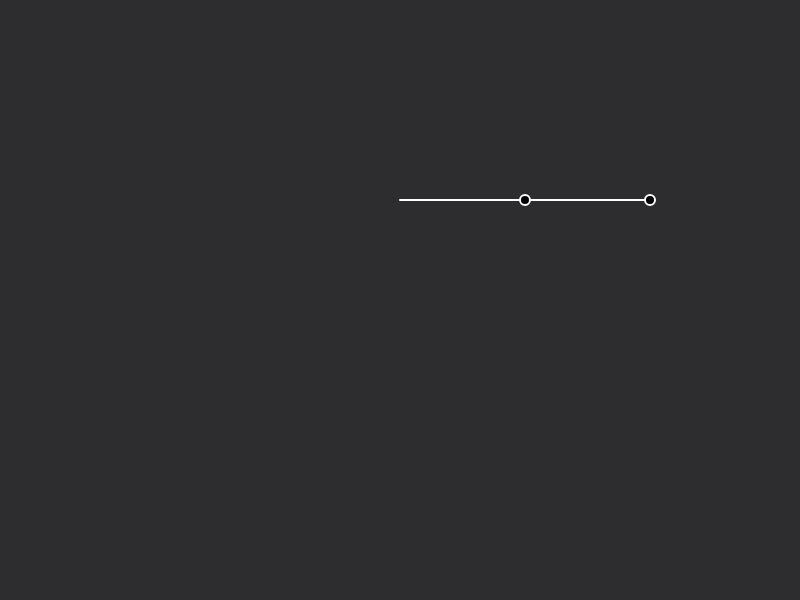
Frame 1 (no input)
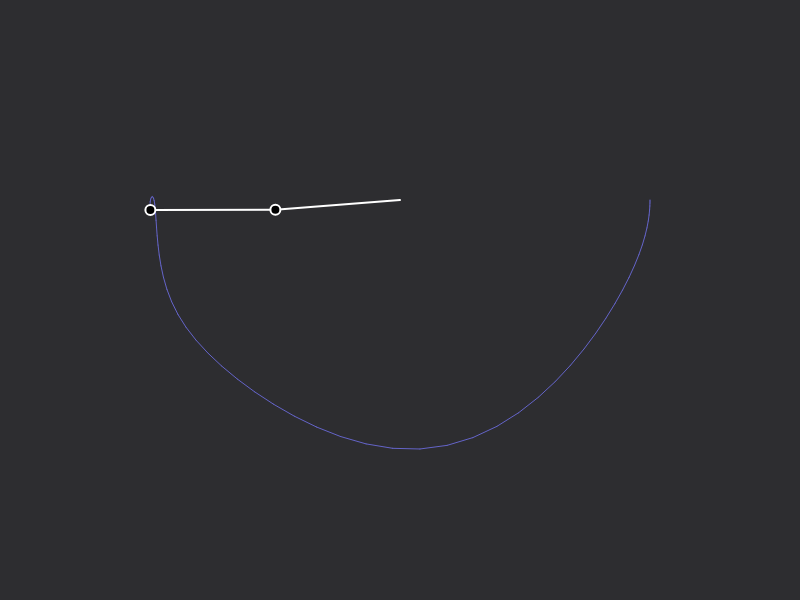
Frame 60 (no input)
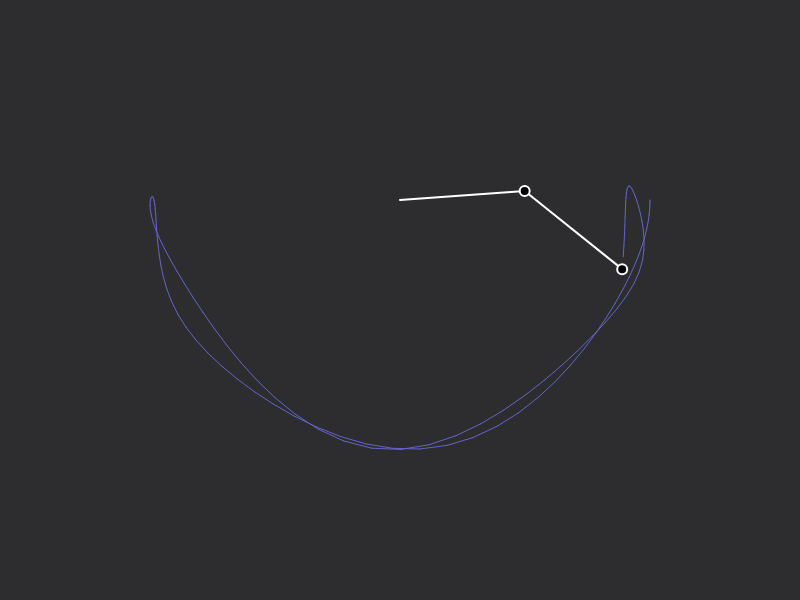
Frame 120 (the mouse pressed at the canvas centre since frame 60)

The p5.js sketch that drew these frames (run headless with seeded random() and noise() and a simulated clock; from frame 60 on, the mouse is pressed at the canvas centre):

// p5.js sketch
// ── sketch.js
let r1 = 125;
let r2 = 125;
let m1 = 10;
let m2 = 10;
let a1 = 0;
let a2 = 0;
let a1_v = 0;
let a2_v = 0;
let g = 1;

let px2 = -1;
let py2 = -1;
let cx, cy;

let buffer;

function setup() {
  createCanvas(displayWidth, displayHeight);
  a1 = PI / 2;
  a2 = PI / 2;
  cx = width / 2;
  cy = height / 3;
  buffer = createGraphics(width, height);
  buffer.background('#2D2D30');
  buffer.translate(cx, cy);
}

function draw() {
  background('#2D2D30');
  imageMode(CORNER);
  image(buffer, 0, 0, width, height);

  let num1 = -g * (2 * m1 + m2) * sin(a1);
  let num2 = -m2 * g * sin(a1 - 2 * a2);
  let num3 = -2 * sin(a1 - a2) * m2;
  let num4 = a2_v * a2_v * r2 + a1_v * a1_v * r1 * cos(a1 - a2);
  let den = r1 * (2 * m1 + m2 - m2 * cos(2 * a1 - 2 * a2));
  let a1_a = (num1 + num2 + num3 * num4) / den;

  num1 = 2 * sin(a1 - a2);
  num2 = a1_v * a1_v * r1 * (m1 + m2);
  num3 = g * (m1 + m2) * cos(a1);
  num4 = a2_v * a2_v * r2 * m2 * cos(a1 - a2);
  den = r2 * (2 * m1 + m2 - m2 * cos(2 * a1 - 2 * a2));
  let a2_a = (num1 * (num2 + num3 + num4)) / den;

  translate(cx, cy);
  stroke('#A@A4A5');
  strokeWeight(2);

  let x1 = r1 * sin(a1);
  let y1 = r1 * cos(a1);

  let x2 = x1 + r2 * sin(a2);
  let y2 = y1 + r2 * cos(a2);

  line(0, 0, x1, y1);
  fill(0);

  line(x1, y1, x2, y2);
  fill(0);
	
	ellipse(x1, y1, m1, m1);
  ellipse(x2, y2, m2, m2);

  a1_v += a1_a;
  a2_v += a2_a;
  a1 += a1_v;
  a2 += a2_v;

  buffer.stroke(100, 100, 200);
  if (frameCount > 1) {
    buffer.line(px2, py2, x2, y2);
  }

  px2 = x2;
  py2 = y2;
}
